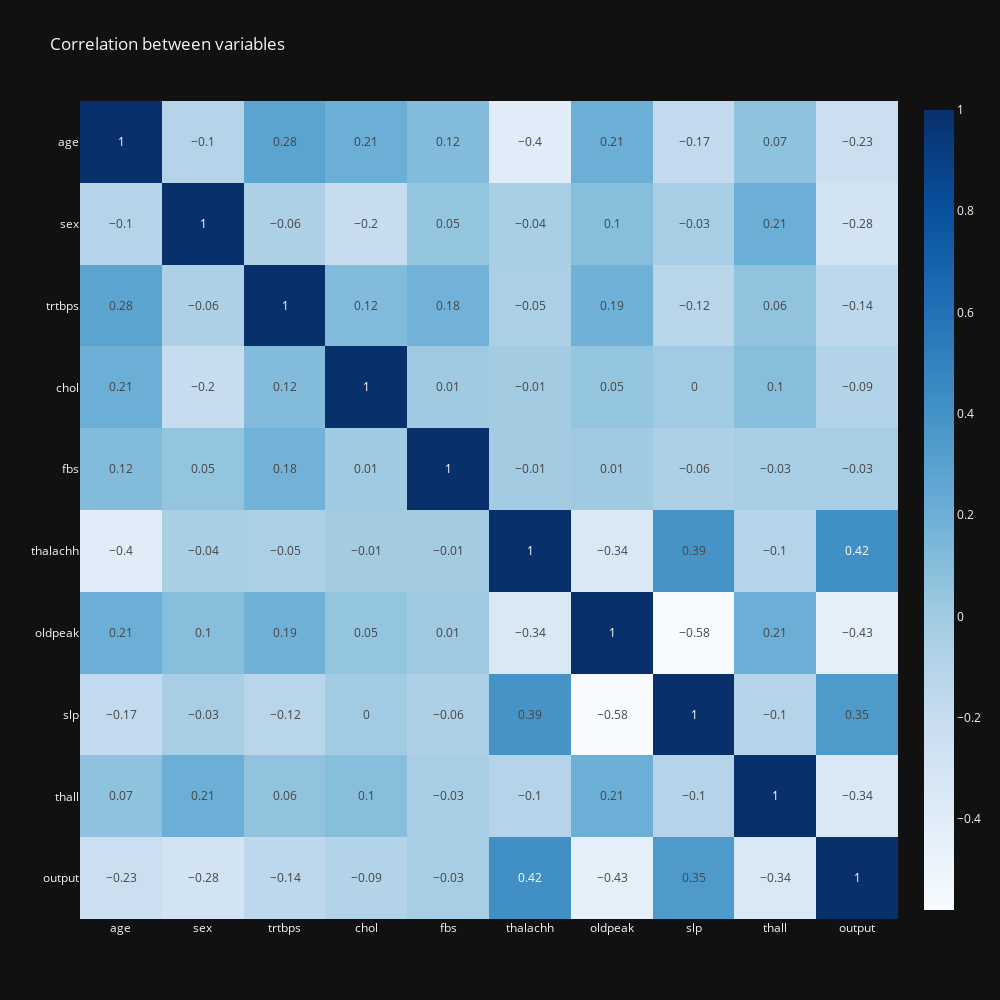

The cell this chart's notebook holds for it:
### Code cell
categorical_cols = ['exng', 'caa', 'cp', 'restecg']

px.imshow(df.drop(columns=categorical_cols).corr(numeric_only=True).round(2), text_auto=True, width=1000, height=1000, title='Correlation between variables', color_continuous_scale='Blues')

### Figure 1 — Plotly figure (JSON) as saved in the notebook; plotly's stock layout.template omitted (floating-point values rounded to 4 significant figures)
{"data": [{"coloraxis": "coloraxis", "name": "0", "texttemplate": "%{z}", "x": ["age", "sex", "trtbps", "chol", "fbs", "thalachh", "oldpeak", "slp", "thall", "output"], "y": ["age", "sex", "trtbps", "chol", "fbs", "thalachh", "oldpeak", "slp", "thall", "output"], "z": [[1.0, -0.1, 0.28, 0.21, 0.12, -0.4, 0.21, -0.17, 0.07, -0.23], [-0.1, 1.0, -0.06, -0.2, 0.05, -0.04, 0.1, -0.03, 0.21, -0.28], [0.28, -0.06, 1.0, 0.12, 0.18, -0.05, 0.19, -0.12, 0.06, -0.14], [0.21, -0.2, 0.12, 1.0, 0.01, -0.01, 0.05, -0.0, 0.1, -0.09], [0.12, 0.05, 0.18, 0.01, 1.0, -0.01, 0.01, -0.06, -0.03, -0.03], [-0.4, -0.04, -0.05, -0.01, -0.01, 1.0, -0.34, 0.39, -0.1, 0.42], [0.21, 0.1, 0.19, 0.05, 0.01, -0.34, 1.0, -0.58, 0.21, -0.43], [-0.17, -0.03, -0.12, -0.0, -0.06, 0.39, -0.58, 1.0, -0.1, 0.35], [0.07, 0.21, 0.06, 0.1, -0.03, -0.1, 0.21, -0.1, 1.0, -0.34], [-0.23, -0.28, -0.14, -0.09, -0.03, 0.42, -0.43, 0.35, -0.34, 1.0]], "type": "heatmap", "xaxis": "x", "yaxis": "y", "hovertemplate": "x: %{x}<br>y: %{y}<br>color: %{z}<extra></extra>"}], "layout": {"xaxis": {"anchor": "y", "domain": [0.0, 1.0], "scaleanchor": "y", "constrain": "domain"}, "yaxis": {"anchor": "x", "domain": [0.0, 1.0], "autorange": "reversed", "constrain": "domain"}, "coloraxis": {"colorscale": [[0.0, "rgb(247,251,255)"], [0.125, "rgb(222,235,247)"], [0.25, "rgb(198,219,239)"], [0.375, "rgb(158,202,225)"], [0.5, "rgb(107,174,214)"], [0.625, "rgb(66,146,198)"], [0.75, "rgb(33,113,181)"], [0.875, "rgb(8,81,156)"], [1.0, "rgb(8,48,107)"]]}, "title": {"text": "Correlation between variables"}, "height": 1000, "width": 1000}}
